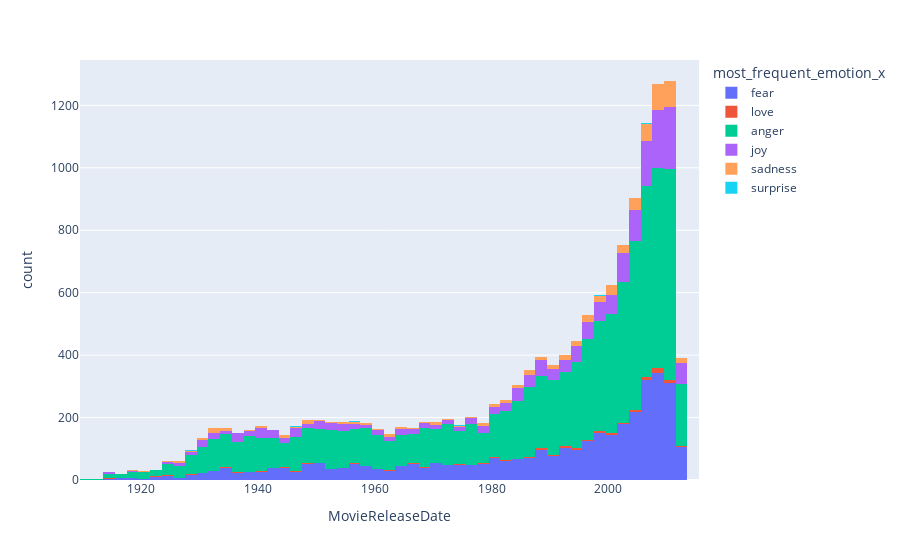

Notebook cell for this chart:
### Code cell
import pandas as pd
import plotly.express as px
from scipy.stats import chi2_contingency

fig = px.histogram(merged_df, x='MovieReleaseDate', color='most_frequent_emotion_x')
fig.show()

# Preparing data for chi-squared test
contingency_table = pd.crosstab(merged_df['MovieReleaseDate'], merged_df['most_frequent_emotion_x'])

# Chi-squared test
chi2, p, dof, expected = chi2_contingency(contingency_table)

print(f"Chi-squared: {chi2}, p-value: {p}")

### Figure 1 — Plotly figure (JSON) as saved in the notebook; plotly's stock layout.template omitted (floating-point values rounded to 4 significant figures; data arrays with more than 128 entries replaced by an {"elided": "..."} marker saying what was removed)
{"data": [{"alignmentgroup": "True", "bingroup": "x", "hovertemplate": "most_frequent_emotion_x=fear<br>MovieReleaseDate=%{x}<br>count=%{y}<extra></extra>", "legendgroup": "fear", "marker": {"color": "#636efa", "pattern": {"shape": ""}}, "name": "fear", "offsetgroup": "fear", "orientation": "v", "showlegend": true, "type": "histogram", "x": {"elided": "3587 int values"}, "xaxis": "x", "yaxis": "y"}, {"alignmentgroup": "True", "bingroup": "x", "hovertemplate": "most_frequent_emotion_x=love<br>MovieReleaseDate=%{x}<br>count=%{y}<extra></extra>", "legendgroup": "love", "marker": {"color": "#EF553B", "pattern": {"shape": ""}}, "name": "love", "offsetgroup": "love", "orientation": "v", "showlegend": true, "type": "histogram", "x": {"elided": "152 int values"}, "xaxis": "x", "yaxis": "y"}, {"alignmentgroup": "True", "bingroup": "x", "hovertemplate": "most_frequent_emotion_x=anger<br>MovieReleaseDate=%{x}<br>count=%{y}<extra></extra>", "legendgroup": "anger", "marker": {"color": "#00cc96", "pattern": {"shape": ""}}, "name": "anger", "offsetgroup": "anger", "orientation": "v", "showlegend": true, "type": "histogram", "x": {"elided": "8771 int values"}, "xaxis": "x", "yaxis": "y"}, {"alignmentgroup": "True", "bingroup": "x", "hovertemplate": "most_frequent_emotion_x=joy<br>MovieReleaseDate=%{x}<br>count=%{y}<extra></extra>", "legendgroup": "joy", "marker": {"color": "#ab63fa", "pattern": {"shape": ""}}, "name": "joy", "offsetgroup": "joy", "orientation": "v", "showlegend": true, "type": "histogram", "x": {"elided": "1767 int values"}, "xaxis": "x", "yaxis": "y"}, {"alignmentgroup": "True", "bingroup": "x", "hovertemplate": "most_frequent_emotion_x=sadness<br>MovieReleaseDate=%{x}<br>count=%{y}<extra></extra>", "legendgroup": "sadness", "marker": {"color": "#FFA15A", "pattern": {"shape": ""}}, "name": "sadness", "offsetgroup": "sadness", "orientation": "v", "showlegend": true, "type": "histogram", "x": {"elided": "645 int values"}, "xaxis": "x", "yaxis": "y"}, {"alignmentgroup": "True", "bingroup": "x", "hovertemplate": "most_frequent_emotion_x=surprise<br>MovieReleaseDate=%{x}<br>count=%{y}<extra></extra>", "legendgroup": "surprise", "marker": {"color": "#19d3f3", "pattern": {"shape": ""}}, "name": "surprise", "offsetgroup": "surprise", "orientation": "v", "showlegend": true, "type": "histogram", "x": [1984, 2007, 1956, 1929, 1956, 1965, 1953, 1947, 2009, 1948, 2002, 1996, 1999, 1938, 1974, 1995, 1947, 1932, 1982, 2004, 1930, 1955, 2000, 1970], "xaxis": "x", "yaxis": "y"}], "layout": {"barmode": "relative", "legend": {"title": {"text": "most_frequent_emotion_x"}, "tracegroupgap": 0}, "margin": {"t": 60}, "xaxis": {"anchor": "y", "domain": [0, 1], "title": {"text": "MovieReleaseDate"}}, "yaxis": {"anchor": "x", "domain": [0, 1], "title": {"text": "count"}}}}
